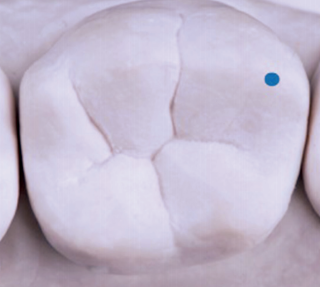
#> input picture toothLines/1.png, 320 x 287 px; its folder holds only this picture in this run
$ python CannyTest.py
#> lines starting #> are read from the running program, lines starting #| are printed output that depends on the picture; after the words box and inside, x2 and y2 are one past the last pixel; in counts of white or black regions, pixels touching at a corner belong together
import os

import cv2
import numpy as np

dirpath = 'toothLines'
newdir = 'Lines_tooth'

if not os.path.exists(newdir):
    os.makedirs(newdir)

order = [int(i.strip(".png")) for i in os.listdir(dirpath) if i.endswith(".png")]
jpglist = [f"{i}.png" for i in sorted(order)]  # 直接读取可能非顺序帧

for i, png in enumerate(jpglist):
    old = dirpath + f'/{png}'
    img = cv2.imread(old)  # 返回的是numpy.array对象
#> img is the input picture: shape (287, 320, 3); mean B, G, R 203.3, 183.9, 193.5

    # 灰度
    gray = cv2.cvtColor(img, cv2.COLOR_BGR2GRAY)
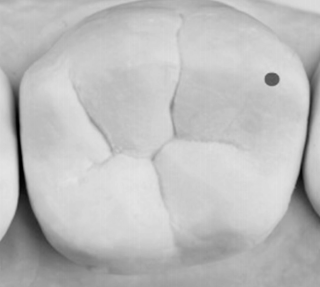
#> gray: shape (287, 320); min 0, max 228, mean 189
    # 降噪
    gray = cv2.fastNlMeansDenoising(gray)
    # 二值化
    ret, invert = cv2.threshold(~gray, 190, 255, cv2.THRESH_BINARY)
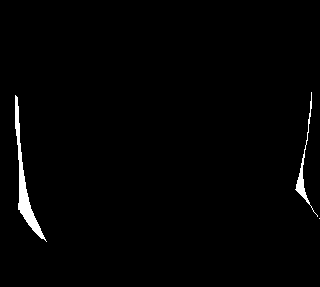
#> invert: shape (287, 320); 1.3% white; 3 white regions (1 under 20 px)

    # 提取边缘算子
    # edge = cv2.Canny(invert, 30, 255)
    # invert = np.abs((255 * np.ones((edge.shape)) - edge)).clip(0, 255)

    # 找到轮廓
    contours,h = cv2.findContours(invert, cv2.RETR_TREE, cv2.CHAIN_APPROX_NONE)
#> contours = 3 contours, 1 with area under 20; largest, box (x1, y1, x2, y2) and area: (15, 95, 47, 242) 742, (295, 92, 318, 217) 197; h = [[1, -1, -1, -1], [2, 0, -1, -1], [-1, 1, -1, -1]]

    # drawContours 轮廓
    sure = cv2.drawContours(img, contours, -1, (0, 255, 0), 3)
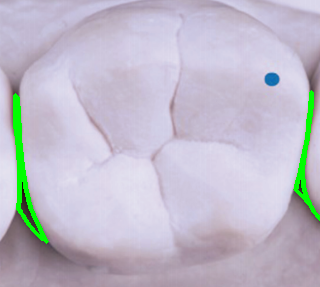
#> sure: shape (287, 320, 3); mean B, G, R 201.6, 188.2, 191.5

    # cv2.imshow('img', invert)
    new = newdir + f'/{png}'
    # cv2.imwrite(new, invert)
    cv2.imwrite(new, sure)
    print(f'{i + 1} / {len(jpglist)}')

$ run again, on toothLines/2.png
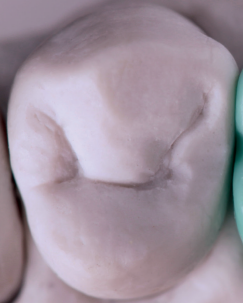
#> input picture toothLines/2.png, 243 x 303 px
#> img is the input picture: shape (303, 243, 3); mean B, G, R 156.9, 144.8, 158.4
#> `ret, invert = cv2.threshold(~gray, 190, 255, cv2.THRESH_BINARY)`:
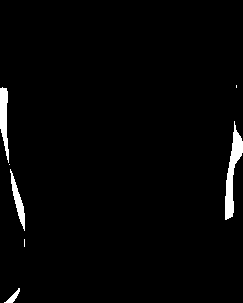
#> invert: shape (303, 243); 2.1% white; 7 white regions (3 under 20 px)
#> contours = 7 contours, 3 with area under 20; largest, box (x1, y1, x2, y2) and area: (225, 121, 243, 220) 623, (0, 87, 9, 163) 348, (10, 169, 25, 231) 245, (4, 288, 20, 303) 63; h = [[1, -1, -1, -1], [2, 0, -1, -1], [3, 1, -1, -1], [4, 2, -1, -1], [5, 3, -1, -1], [6, 4, -1, -1], [-1, 5, -1, -1]]
#> `sure = cv2.drawContours(img, contours, -1, (0, 255, 0), 3)`:
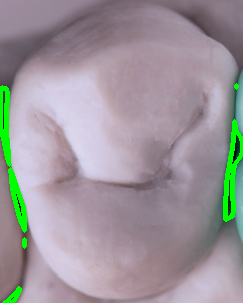
#> sure: shape (303, 243, 3); mean B, G, R 154.8, 150.8, 156.6

$ run again, on toothLines/4.png
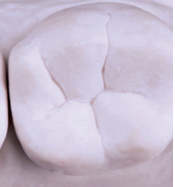
#> input picture toothLines/4.png, 175 x 187 px
#> img is the input picture: shape (187, 175, 3); mean B, G, R 206.8, 189, 199.6
#> `gray = cv2.fastNlMeansDenoising(gray)`:
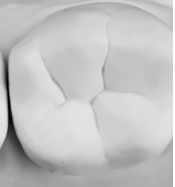
#> gray: shape (187, 175); min 1, max 255, mean 194.2
#> `ret, invert = cv2.threshold(~gray, 190, 255, cv2.THRESH_BINARY)`:
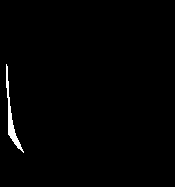
#> invert: shape (187, 175); 0.99% white; 1 white region
#> contours = 1 contour; box (x1, y1, x2, y2) and area: (6, 64, 24, 153) 234; h = [[-1, -1, -1, -1]]
